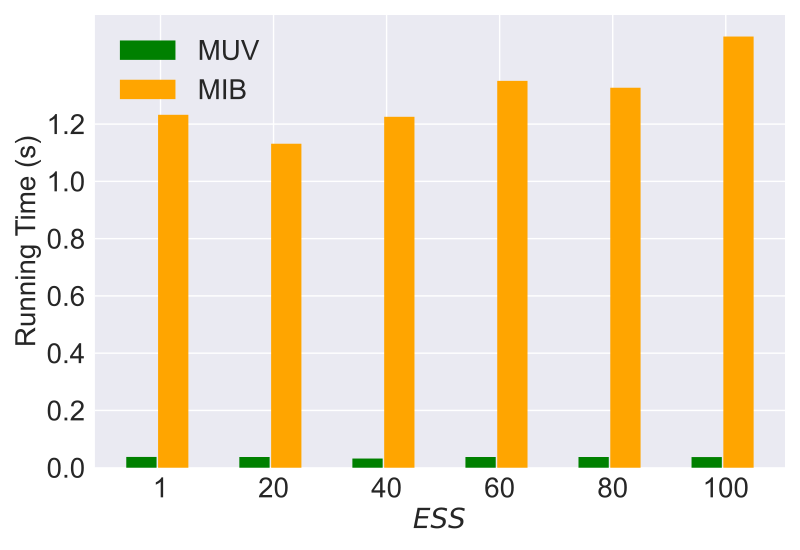

This figure's Python source:
import matplotlib.pyplot as plt
import numpy as np

# user num = 50
labels = ['1', '20', '40', '60', '80', '100']
#unl_fr = [10*10*0.22 *5, 10*10*0.22*5, 10*10*0.22 *5, 10*10*0.22*5 , 10*10*0.22*5  , 10*10*0.22*5  ]

unl_hess_r = [516*20/6000*0.22*5 +2.2*5 , 338*20/6000*0.22*5 +2.2*5 , 338*20/6000*0.22*5 +2.2*5 , 439*20/6000*0.22*5 +2.2*5 , 389*20/6000*0.22*5 +2.2 *5, 1200*20/6000*0.22*2*5]
unl_br = [72*20/6000*0.22*5           , 72*20/6000*0.22   *5    , 43*20/6000*0.22 *5      , 45*20/6000*0.22*5, 59*20/6000*0.22*5, 1200*20/6000*0.22*2*5 ]


unl_muv = [37.612, 37.5137  ,32.11904, 37.4105, 37.3426, 37.1530 ]
unl_mib = [1232.582, 1131.4467 , 1225.5774, 1350.929, 1327.0406, 1505.699]


for i in range(len(labels)):
    unl_muv[i] = unl_muv[i]/1000
    unl_mib[i] = unl_mib[i] / 1000


x = np.arange(len(labels))  # the label locations
width = 0.9 # the width of the bars
# no_noise = np.around(no_noise,0)
# samping = np.around(samping,0)
# ldp = np.around(ldp,0)

plt.style.use('seaborn')
plt.figure()
#plt.subplots(figsize=(8, 5.3))
#plt.bar(x - width / 2 - width / 8 + width / 8, unl_fr, width=0.168, label='Retrain', color='dodgerblue', hatch='/')

plt.bar(x - width / 8 - width / 16, unl_muv, width=0.268,  label='MUV', color='g', hatch='x')
plt.bar(x + width / 8, unl_mib, width=0.268, label='MIB', color='orange', hatch='\\')


# plt.bar(x - width / 2 - width / 8 + width / 8 , unl_br,   width=0.168, label='VBU', color='r', hatch='/')
# plt.bar(x - width / 8 - width / 16, unl_vib, width=0.168, label='PriMU$_{w}$', color='cornflowerblue', hatch='*')
# plt.bar(x + width / 8, unl_self_r, width=0.168, label='PriMU$_{w/o}$', color='g', hatch='x')
# plt.bar(x + width / 2 - width / 8 + width / 16, unl_hess_r, width=0.168, label='HBFU', color='orange', hatch='\\')


# plt.bar(x - width / 2.5 ,  unl_br, width=width/3, label='VBU', color='orange', hatch='\\')
# plt.bar(x,unl_self_r, width=width/3, label='RFU-SS', color='g', hatch='x')
# plt.bar(x + width / 2.5,  unl_hess_r, width=width/3, label='HBU', color='tomato', hatch='-')


# Add some text for labels, title and custom x-axis tick labels, etc.
plt.ylabel('Running Time (s)', fontsize=20)
# ax.set_title('Performance of Different Users n')
plt.xticks(x, labels, fontsize=20)
# ax.set_xticklabels(labels,fontsize=15)

my_y_ticks = np.arange(0, 1.3, 0.2)
plt.yticks(my_y_ticks, fontsize=20)
# ax.set_yticklabels(my_y_ticks,fontsize=15)
# plt.grid(axis='y')
plt.legend(loc='upper left', fontsize=20)
plt.xlabel('$\it{ESS}$' ,fontsize=20)
# ax.bar_label(rects1, padding=1)
# ax.bar_label(rects2, padding=3)
# ax.bar_label(rects3, padding=3)

plt.tight_layout()

plt.rcParams['figure.figsize'] = (2.0, 1)
plt.rcParams['image.interpolation'] = 'nearest'
plt.rcParams['figure.subplot.left'] = 0.11
plt.rcParams['figure.subplot.bottom'] = 0.08
plt.rcParams['figure.subplot.right'] = 0.977
plt.rcParams['figure.subplot.top'] = 0.969
plt.savefig('celeba_rt_sample_size_bar.pdf', format='pdf', dpi=200)
plt.show()
